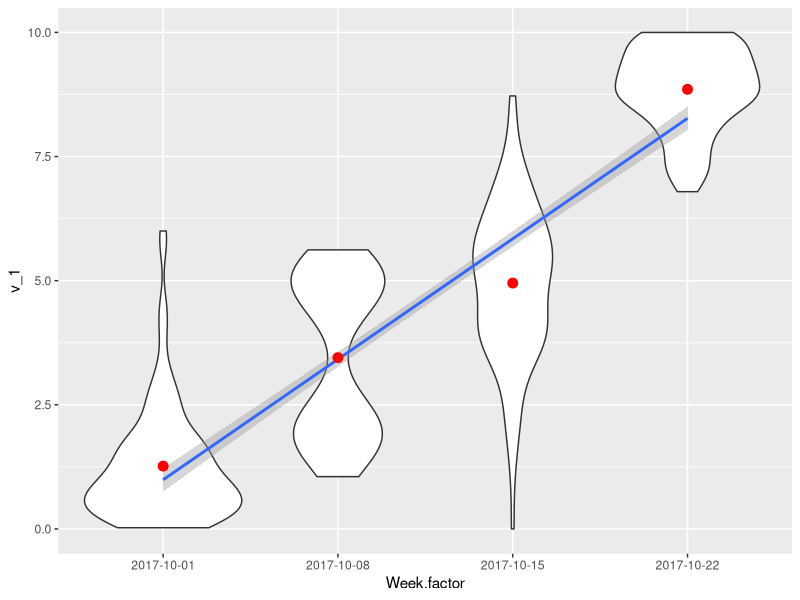

Recreate this plot in R.
library(ggplot2)

# Let's say you have data you are collecting weekly on a set of students.
# You want to see how things are changing from one week to the next.
# You are interested in seeing not only how the average is changing, but also the distribution.
# To compare a bunch of distributions, you should use violin plots
# To show the change in the mean over time, you should use a trend line

# Make a toy data set
n <- 100
dates <- as.Date(c("2017-10-1", "2017-10-8", "2017-10-15", "2017-10-22"))
Week = rep(dates, each = n)
v_1 = c(pmin(6,2 * rexp(n, 1.5)), c(rnorm(n/2, 2, .5), rnorm(n/2, 5, .5)), pmax(0,log(runif(n)) + rnorm(n) + 6), pmin(rnorm(n) + 9, 10))
mydata = data.frame(Week = Week, v_1 = v_1)
mydata$Week.factor = as.factor(mydata$Week)
mydata$Week.levels = as.numeric(mydata$Week.factor) 

# Make the plot
p1 = ggplot(mydata) # create the plot stub
p1 + geom_violin(aes(x = Week.factor, y = v_1)) + 
  geom_smooth(aes(x = Week.levels, y = v_1), method = "lm") + 
  stat_summary(aes(x = Week.factor, y = v_1, group=1), fun.y = mean, geom = "point", color = "red", size = 3)

# The variable Week has date values.
# In Week.factor, the Week values were converted to a factor (nominal) variable.
# In Week.levels, the Week values were replaced by the number representing their factor level (1 through 4).
# The horizontal axis in the plot is really a scale of those factor levels (with the dates just showing up as labels).
# Anything plotted used the factor levels as the x-values will show up plotted correctly with the dates.
# This was necessary because you can't do a trend line when one of the variables is nominal.
# Since we are using two different variables for the x-axis in the various levels, 
# the mapping needs to be specified in each layer (rather than in the original ggplot statement)

